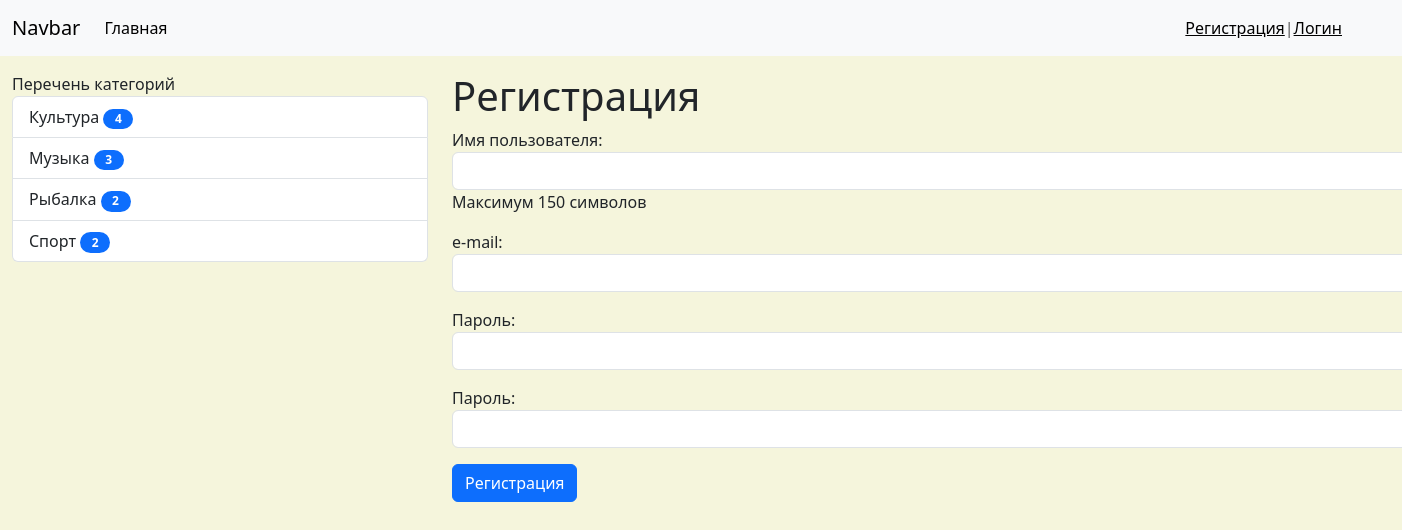
Page /news/register on the committed database.
### News/models.py (models this page shows)
class Category(models.Model):
    title = models.CharField(max_length=150, db_index=True, verbose_name='Категория')
    def get_absolute_url(self):
        return reverse_lazy('Category', kwargs={'category_id': self.pk})
    class Meta:
        verbose_name = 'Категория'
        verbose_name_plural = 'Категории'
        ordering = ['title']

### News/views.py (the view)
# urls.py: path('register', register, name='Register'),
def register(request):
    if request.method == 'POST':
        form = UserRegisterForm(request.POST)
        if form.is_valid():
            form.save()
            messages.success(request, 'Регистрация прошла успешно')
            user = form.save()
            login(request, user)
        else:
            messages.error(request, 'Ошибка регистрации')
    else:
        form = UserRegisterForm()
    return render(request, 'News/register.html', {'form': form})

### News/forms.py
class UserRegisterForm(UserCreationForm):
    username = forms.CharField(label='Имя пользователя', help_text='Максимум 150 символов', widget=forms.TextInput(attrs={
        'class': 'form-control'}))
    password1 = forms.CharField(label='Пароль', widget=forms.PasswordInput(attrs={
        'class': 'form-control'}))
    password2 = forms.CharField(label='Пароль', widget=forms.PasswordInput(attrs={
        'class': 'form-control'}))
    email = forms.EmailField(label='e-mail', widget=forms.EmailInput(attrs={
        'class': 'form-control'}))
    class Meta:
        model = User
        fields = ('username', 'email', 'password1', 'password2')

### News/templatetags/news_tags.py (called while the page is built)
@register.simple_tag(name='get_list_categories')
def get_categories():
    return Category.objects.annotate(cnt=Count('news', filter=F('news__is_published'))).filter(cnt__gt=0)

@register.inclusion_tag('News/list_categories.html')
def show_categories(arg1='Перечень', arg2='категорий'):
    categories = Category.objects.annotate(cnt=Count('news', filter=F('news__is_published'))).filter(cnt__gt=0)
    return {'categories': categories, 'arg1': arg1, 'arg2': arg2}

### News/templates/News/register.html (shortened to what this page needs)
{% extends 'base.html' %}
{% block sidebar %}
    {% include 'inc/_sidebar.html' %}
{% endblock %}
{% block content %}
    <h1>Регистрация</h1>
    <form method="post" style="width: 1000px">
        {{ form.as_p }}
        <button type="submit" class="btn btn-primary btn-block">Регистрация</button>
    </form>
{% endblock %}

### News/templates/News/list_categories.html
{% load news_tags %}
<div class="list-group">
    {{ arg1 }} {{ arg2 }}
    {% for cat in categories %}
        <a href="{{ cat.get_absolute_url }}" class="list-group-item list-group-item-action">{{ cat.title }}
            <span class="badge bg-primary rounded-pill" style="width:30px; color:white;">{{ cat.cnt }}</span></a>
    {% endfor %}
</div>

### NewsPoject/static/css/style.css (style rules this page uses)
body { background-color: beige; }

### rows in the picture
Category: title "Культура", cnt "4"
Category: title "Музыка", cnt "3"
Category: title "Рыбалка", cnt "2"
Category: title "Спорт", cnt "2"

### other values in the picture
{{ arg1 }} "Перечень"
{{ arg2 }} "категорий"
